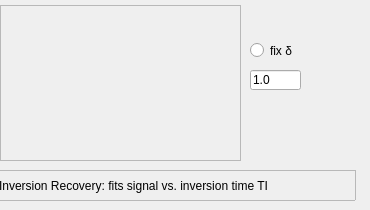
       <widget class="QWidget" name="widget">
        <attribute name="title">
         <string>T1-IR</string>
        </attribute>
        <widget class="QLabel" name="lblT1IRequ">
         <property name="geometry">
          <rect>
           <x>0</x>
           <y>5</y>
           <width>241</width>
           <height>156</height>
          </rect>
         </property>
         <property name="autoFillBackground">
          <bool>true</bool>
         </property>
         <property name="frameShape">
          <enum>QFrame::StyledPanel</enum>
         </property>
         <property name="text">
          <string/>
         </property>
         <property name="pixmap">
          <pixmap>../icons/T1-IR1model.jpg</pixmap>
         </property>
         <property name="scaledContents">
          <bool>true</bool>
         </property>
         <property name="wordWrap">
          <bool>true</bool>
         </property>
        </widget>
        <widget class="QLabel" name="label_48">
         <property name="geometry">
          <rect>
           <x>-5</x>
           <y>170</y>
           <width>361</width>
           <height>31</height>
          </rect>
         </property>
         <property name="autoFillBackground">
          <bool>true</bool>
         </property>
         <property name="frameShape">
          <enum>QFrame::StyledPanel</enum>
         </property>
         <property name="text">
          <string>Inversion Recovery: fits signal vs. inversion time TI</string>
         </property>
         <property name="scaledContents">
          <bool>false</bool>
         </property>
         <property name="wordWrap">
          <bool>true</bool>
         </property>
        </widget>
        <widget class="QRadioButton" name="rbDelta">
         <property name="geometry">
          <rect>
           <x>250</x>
           <y>40</y>
           <width>82</width>
           <height>21</height>
          </rect>
         </property>
         <property name="text">
          <string>fix δ</string>
         </property>
        </widget>
        <widget class="QLineEdit" name="leDelta">
         <property name="geometry">
          <rect>
           <x>250</x>
           <y>70</y>
           <width>51</width>
           <height>20</height>
          </rect>
         </property>
         <property name="text">
          <string>1.0</string>
         </property>
        </widget>
       </widget>
